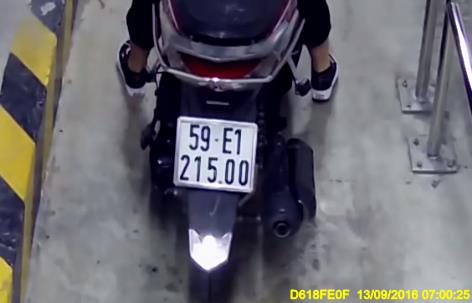
#> input picture license_plate/img.png, 472 x 303 px
$ python -i anpr.py   (imports and definitions only)   (older library calls are emulated)
#> lines starting #> are read from the running program, lines starting #| are printed output that depends on the picture; after the words box and inside, x2 and y2 are one past the last pixel; in counts of white or black regions, pixels touching at a corner belong together
# code by: Dao Tran Anh Tuan
# lưu ý: một số đoạn comment bằng tiếng việt là do chưa tìm được câu từ tiếng anh phù hợp
import numpy as np
import imutils
import cv2


class PyImageSearchANPR:
    def __init__(self, minAR=1.1, maxAR=1.6, minContourArea=1000, debug=False):
        # khởi tạo tham số
        self.minAR = minAR
        self.maxAR = maxAR
        self.minContourArea = minContourArea
        self.debug = debug

    def debug_imshow(self, title, image, waitKey=False):
        # nếu chọn chế độ debug thì hiển thị ảnh
        if self.debug:
            cv2.imshow(title, image)
            # check to see if we should wait for a keypress
            if waitKey:
                cv2.waitKey(0)

    def locate_license_plate_candidates(self, gray, keep=5):
        # perform a blackhat morphological operation that will allow
        # us to reveal dark regions (i.e., text) on light backgrounds
        # (i.e., the license plate itself)
        self.debug_imshow("Gray", gray)

        # tăng độ tương phản cho ảnh xám
        rectKern = cv2.getStructuringElement(cv2.MORPH_RECT, (13, 5))
        topHat = cv2.morphologyEx(gray, cv2.MORPH_TOPHAT, rectKern)
        blackHat = cv2.morphologyEx(gray, cv2.MORPH_BLACKHAT, rectKern)
        gray = cv2.add(gray, topHat)
        gray = cv2.subtract(gray, blackHat)
        self.debug_imshow("Top Hat", topHat)
        self.debug_imshow("Black hat", blackHat)
        self.debug_imshow("Subtract", gray)

        # next, find regions in the image that are light
        # tìm những vùng trong ảnh có màu sắc trắng
        squareKern = cv2.getStructuringElement(cv2.MORPH_CROSS, (3, 3))
        light = cv2.morphologyEx(gray, cv2.MORPH_CLOSE, squareKern)
        light = cv2.threshold(light, 0, 255,
                              cv2.THRESH_BINARY | cv2.THRESH_OTSU)[1]
        self.debug_imshow("Light Regions", light)
        # compute the Scharr gradient representation of the blackhat
        # image in the x-direction and then scale the result back to
        # the range [0, 255]
        gradX = cv2.Sobel(gray, ddepth=cv2.CV_32F,
                          dx=1, dy=0, ksize=-1)
        gradX = np.absolute(gradX)
        (minVal, maxVal) = (np.min(gradX), np.max(gradX))
        gradX = 255 * ((gradX - minVal) / (maxVal - minVal))
        gradX = gradX.astype("uint8")
        self.debug_imshow("Scharr", gradX)
        # blur the gradient representation, applying a closing
        # operation, and threshold the image using Otsu's method
        gradX = cv2.GaussianBlur(gradX, (5, 5), 0)
        gradX = cv2.morphologyEx(gradX, cv2.MORPH_CLOSE, rectKern)
        thresh = cv2.threshold(gradX, 0, 255,
                               cv2.THRESH_BINARY | cv2.THRESH_OTSU)[1]
        self.debug_imshow("Grad Thresh", thresh)
        # perform a series of erosions and dilations to clean up the
        # thresholded image
        thresh = cv2.erode(thresh, None, iterations=3) # 3
        thresh = cv2.dilate(thresh, None, iterations=3) # 3
        self.debug_imshow("Grad Erode/Dilate", thresh)
        # take the bitwise AND between the threshold result and the
        # light regions of the image
        thresh = cv2.bitwise_and(thresh, thresh, mask=light)
        self.debug_imshow("Grad Thresh & Light", thresh)
        thresh = cv2.dilate(thresh, None, iterations=3) # 3
        thresh = cv2.erode(thresh, None, iterations=1)  # 1
        self.debug_imshow("Final", thresh, waitKey=True)
        # find contours in the thresholded image and sort them by
        # their size in descending order, keeping only the largest
        # ones
        cnts = cv2.findContours(thresh.copy(), cv2.RETR_EXTERNAL,
                                cv2.CHAIN_APPROX_SIMPLE)
        cnts = imutils.grab_contours(cnts)
        cnts = sorted(cnts, key=cv2.contourArea, reverse=True)[:keep]

        return gray, cnts, thresh

    def locate_license_plate(self, gray, candidates):
        lpCnt = []

        if self.debug:
            img_BGR = cv2.cvtColor(gray, cv2.COLOR_GRAY2BGR)
            cnts = cv2.drawContours(img_BGR.copy(), candidates, -1, (0, 255, 0), 2)
            self.debug_imshow("Candidates", cnts)

        for c in candidates:
            # tính toán kích thước của contour
            (x, y, w, h) = cv2.boundingRect(c)
            ar = w / float(h)
            # print(ar)

            # kiểm tra kích thước contour có phù hợp không
            if self.minAR <= ar <= self.maxAR and w * h > self.minContourArea:
                lpCnt.append(c)

        return lpCnt

    def find_best_result_of_lp(self, image):
        # convert the input image to grayscale, locate all candidate
        # license plate regions in the image, and then process the
        gray = cv2.cvtColor(image, cv2.COLOR_BGR2GRAY)
        gray, candidates, thresh = self.locate_license_plate_candidates(gray)
        lpCnt = self.locate_license_plate(gray, candidates)
        if len(lpCnt) == 0:
            return [], []

        ROI_list = []
        for i in lpCnt:
            # hien thi vung bien so chinh xac nhat
            rect = cv2.minAreaRect(i)
            box = cv2.boxPoints(rect)
            box = np.int0(box)
            # cv2.drawContours(img, [box], -1, (0, 255, 0), 2)
            # cv2.imshow("Output", img)

            # cat anh de doc chu
            W = rect[1][0]
            H = rect[1][1]

            Xs = [i[0] for i in box]
            Ys = [i[1] for i in box]
            x1 = min(Xs)
            x2 = max(Xs)
            y1 = min(Ys)
            y2 = max(Ys)

            angle = rect[2]
            if angle > 45:
                angle -= 90

            # xoay ảnh
            center = ((x1 + x2) / 2, (y1 + y2) / 2)
            # Size of the upright rectangle bounding the rotated rectangle
            size = (x2 - x1, y2 - y1)
            M = cv2.getRotationMatrix2D((size[0] / 2, size[1] / 2), angle, 1.0)
            # Cropped upright rectangle
            cropped = cv2.getRectSubPix(gray, size, center)
            cropped = cv2.warpAffine(cropped, M, size)
            croppedW = H if H > W else W
            croppedH = H if H < W else W
            # Final cropped & rotated rectangle
            ROI = cv2.getRectSubPix(cropped, (int(croppedW), int(croppedH)), (size[0] / 2, size[1] / 2))
            ROI = imutils.resize(ROI, width=200)
            ROI_list.append(ROI)

        return lpCnt, ROI_list

>>> import cv2
>>> picture = cv2.imread('../license_plate/img.png')
#> picture is the input picture: shape (303, 472, 3); mean B, G, R 109.7, 103, 104.4
>>> result = PyImageSearchANPR().find_best_result_of_lp(picture)
#> in locate_license_plate_candidates, `light = cv2.threshold(light, 0, 255, cv2.THRESH_BINARY | cv2.THRESH_OT..`:
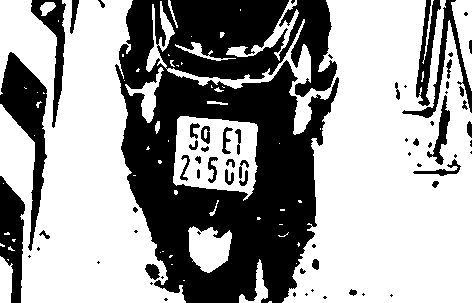
#> light: shape (303, 472); 62% white; 68 black regions (29 under 20 px), largest, box (x1, y1, x2, y2) and area: (115, 0, 339, 303) 42454, (0, 52, 47, 251) 3430, (0, 176, 25, 303) 2027
#> in locate_license_plate_candidates, `gradX = cv2.Sobel(gray, ddepth=cv2.CV_32F, dx=1, dy=0, ksize=-1)`:
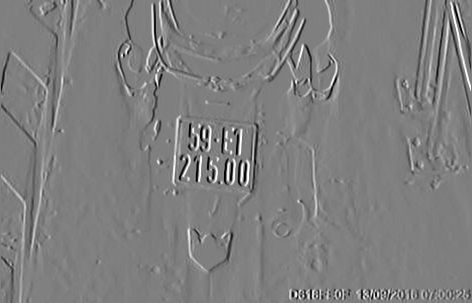
#> gradX: shape (303, 472) float32; min -4080, max 4080, mean -0.9; drawn with min black and max white
#> in locate_license_plate_candidates, `gradX = np.absolute(gradX)`:
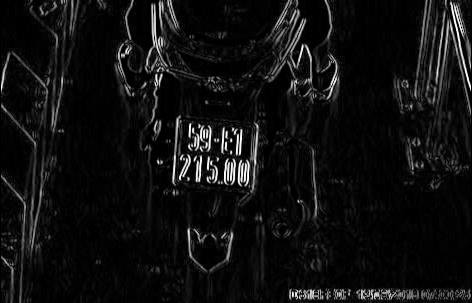
#> gradX: shape (303, 472) float32; min 0, max 4080, mean 264; drawn with min black and max white
#> in locate_license_plate_candidates, `(minVal, maxVal) = (np.min(gradX), np.max(gradX))`: minVal = 0; maxVal = 4080
#> in locate_license_plate_candidates, `thresh = cv2.threshold(gradX, 0, 255, cv2.THRESH_BINARY | cv2.THRESH_O..`: thresh: shape (303, 472); 14% white; 37 white regions (13 under 20 px), largest, box (x1, y1, x2, y2) and area: (156, 115, 259, 193) 4947, (395, 0, 472, 114) 3942, (265, 0, 340, 101) 2970
#> in locate_license_plate_candidates, `thresh = cv2.erode(thresh, None, iterations=3)`: thresh: shape (303, 472); 6.9% white; 22 white regions (8 under 20 px), largest, box (x1, y1, x2, y2) and area: (175, 125, 256, 184) 3772, (406, 7, 472, 106) 2387, (275, 0, 309, 69) 1121
#> in locate_license_plate_candidates, `thresh = cv2.dilate(thresh, None, iterations=3)`: thresh: shape (303, 472); 11.6% white; 21 white regions, largest, box (x1, y1, x2, y2) and area: (172, 122, 259, 187) 4756, (403, 0, 472, 109) 3661, (272, 0, 312, 72) 1829
#> in locate_license_plate_candidates, `thresh = cv2.bitwise_and(thresh, thresh, mask=light)`: thresh: shape (303, 472); 7.2% white; 63 white regions (28 under 20 px), largest, box (x1, y1, x2, y2) and area: (173, 124, 258, 187) 3327, (289, 289, 428, 300) 1287, (451, 2, 472, 91) 715
#> in locate_license_plate_candidates, `thresh = cv2.dilate(thresh, None, iterations=3)`: thresh: shape (303, 472); 16% white; 17 white regions, largest, box (x1, y1, x2, y2) and area: (170, 119, 261, 190) 5612, (400, 0, 472, 112) 4847, (269, 0, 342, 102) 3718
#> in locate_license_plate_candidates, `thresh = cv2.erode(thresh, None, iterations=1)`:
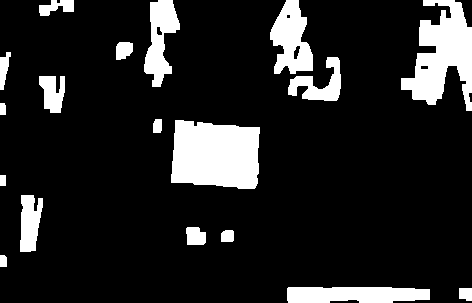
#> thresh: shape (303, 472); 14% white; 18 white regions
#> in locate_license_plate_candidates, `cnts = cv2.findContours(thresh.copy(), cv2.RETR_EXTERNAL, cv2.CHAIN_AP..`: cnts = 18 contours; largest, box (x1, y1, x2, y2) and area: (171, 120, 260, 189) 5130, (401, 0, 472, 111) 4120, (270, 0, 313, 74) 1982, (287, 287, 430, 303) 1911, (144, 0, 180, 87) 1632
#> in locate_license_plate_candidates, `cnts = sorted(cnts, key=cv2.contourArea, reverse=True)[:keep]`: cnts = 5 contours; box (x1, y1, x2, y2) and area: (171, 120, 260, 189) 5130, (401, 0, 472, 111) 4120, (270, 0, 313, 74) 1982, (287, 287, 430, 303) 1911, (144, 0, 180, 87) 1632
#> in find_best_result_of_lp, `gray, candidates, thresh = self.locate_license_plate_candidates(gray)`: candidates has the same summary as cnts in locate_license_plate_candidates
#> the loop in locate_license_plate, `for c in candidates:` made 5 passes
#> (x, y, w, h, ar) on passes 1 to 5: (171, 120, 89, 69, 1.29), (401, 0, 71, 111, 0.64), (270, 0, 43, 74, 0.581), (287, 287, 143, 16, 8.94), (144, 0, 36, 87, 0.414)
#> after the loop in locate_license_plate, `for c in candidates:`: lpCnt = 1 contour; box (x1, y1, x2, y2) and area: (171, 120, 260, 189) 5130
#> the loop in find_best_result_of_lp, `for i in lpCnt:` made 1 pass
#> (rect, box, W, H, Xs, Ys, x1, x2) on pass 1: (((215.8, 154.5), (62.82, 87.4), -84.88), [[256, 189], [169, 181], [175, 119], [262, 127]], 62.82, 87.4, [256, 169, 175, 262], [189, 181, 119, 127], 169, 262)
#> pass 1, in find_best_result_of_lp, `cropped = cv2.getRectSubPix(gray, size, center)`:
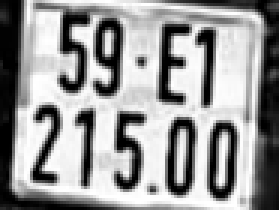
#> cropped: shape (70, 93) (shown 3 times larger); min 0, max 255, mean 152.2
#> pass 1, in find_best_result_of_lp, `cropped = cv2.warpAffine(cropped, M, size)`:
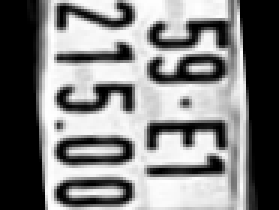
#> cropped: shape (70, 93) (shown 3 times larger); min 0, max 255, mean 127.2
#> pass 1, in find_best_result_of_lp, `ROI = imutils.resize(ROI, width=200)`:
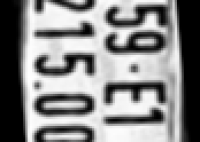
#> ROI: shape (142, 200); min 0, max 255, mean 134.4
#> after the loop in find_best_result_of_lp, `for i in lpCnt:`: ROI_list = 1 item

$ run again, on license_plate/0000_00532_b.jpg
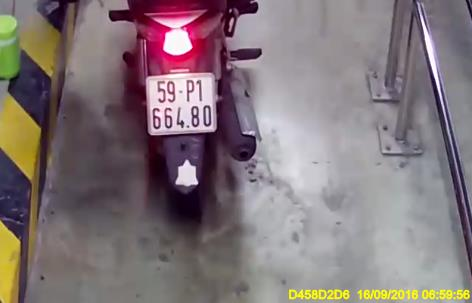
#> input picture license_plate/0000_00532_b.jpg, 472 x 303 px
#> picture is the input picture: shape (303, 472, 3); mean B, G, R 121.1, 118.2, 130.8
#> in locate_license_plate_candidates, `light = cv2.threshold(light, 0, 255, cv2.THRESH_BINARY | cv2.THRESH_OT..`:
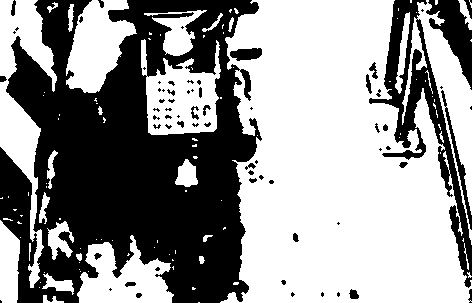
#> light: shape (303, 472); 58.3% white; 70 black regions (40 under 20 px), largest, box (x1, y1, x2, y2) and area: (0, 0, 262, 303) 49602, (369, 0, 472, 288) 6040, (426, 0, 472, 90) 1799
#> minVal = 0; maxVal = 4080
#> in locate_license_plate_candidates, `thresh = cv2.erode(thresh, None, iterations=1)`:
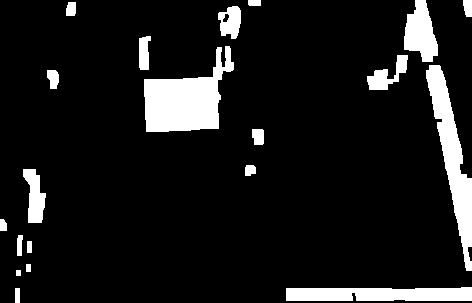
#> thresh: shape (303, 472); 10.4% white; 20 white regions
#> in locate_license_plate_candidates, `cnts = cv2.findContours(thresh.copy(), cv2.RETR_EXTERNAL, cv2.CHAIN_AP..`: cnts = 20 contours; largest, box (x1, y1, x2, y2) and area: (144, 46, 234, 132) 4088, (426, 65, 472, 271) 3102, (286, 287, 472, 301) 2166, (404, 0, 438, 62) 1306, (23, 169, 46, 223) 698
#> in locate_license_plate_candidates, `cnts = sorted(cnts, key=cv2.contourArea, reverse=True)[:keep]`: cnts = 5 contours; box (x1, y1, x2, y2) and area: (144, 46, 234, 132) 4088, (426, 65, 472, 271) 3102, (286, 287, 472, 301) 2166, (404, 0, 438, 62) 1306, (23, 169, 46, 223) 698
#> candidates has the same summary as cnts in locate_license_plate_candidates
#> the loop in locate_license_plate, `for c in candidates:` made 5 passes
#> (x, y, w, h, ar) on passes 1 to 5: (144, 46, 90, 86, 1.05), (426, 65, 46, 206, 0.223), (286, 287, 186, 14, 13.29), (404, 0, 34, 62, 0.548), (23, 169, 23, 54, 0.426)
#> after the loop in locate_license_plate, `for c in candidates:`: lpCnt = []
#> result = ([], [])

$ run again, on license_plate/0000_05696_b.jpg
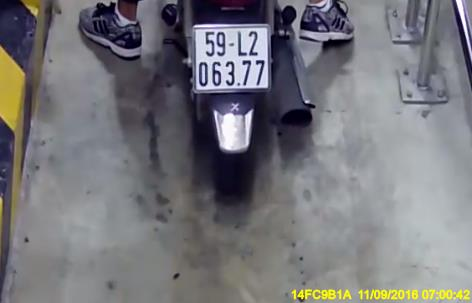
#> input picture license_plate/0000_05696_b.jpg, 472 x 303 px
#> picture is the input picture: shape (303, 472, 3); mean B, G, R 123.2, 118.6, 118.9
#> in locate_license_plate_candidates, `light = cv2.threshold(light, 0, 255, cv2.THRESH_BINARY | cv2.THRESH_OT..`:
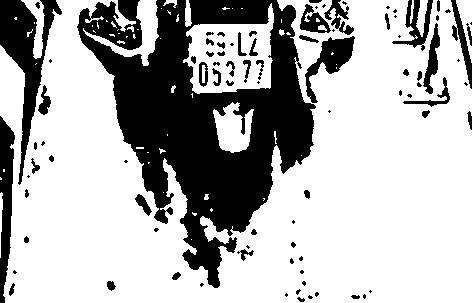
#> light: shape (303, 472); 70.3% white; 91 black regions (39 under 20 px), largest, box (x1, y1, x2, y2) and area: (77, 0, 316, 288) 30645, (0, 0, 62, 185) 3613, (0, 116, 15, 303) 1759
#> minVal = 0; maxVal = 4080
#> in locate_license_plate_candidates, `cnts = cv2.findContours(thresh.copy(), cv2.RETR_EXTERNAL, cv2.CHAIN_AP..`: cnts = 19 contours; largest, box (x1, y1, x2, y2) and area: (185, 0, 351, 92) 7039, (291, 287, 436, 303) 1859, (77, 0, 145, 41) 1172, (390, 0, 436, 37) 1130, (449, 0, 472, 86) 1101
#> in locate_license_plate_candidates, `cnts = sorted(cnts, key=cv2.contourArea, reverse=True)[:keep]`: cnts = 5 contours; box (x1, y1, x2, y2) and area: (185, 0, 351, 92) 7039, (291, 287, 436, 303) 1859, (77, 0, 145, 41) 1172, (390, 0, 436, 37) 1130, (449, 0, 472, 86) 1101
#> candidates has the same summary as cnts in locate_license_plate_candidates
#> the loop in locate_license_plate, `for c in candidates:` made 5 passes
#> (x, y, w, h, ar) on passes 1 to 5: (185, 0, 166, 92, 1.8), (291, 287, 145, 16, 9.06), (77, 0, 68, 41, 1.66), (390, 0, 46, 37, 1.24), (449, 0, 23, 86, 0.267)
#> after the loop in locate_license_plate, `for c in candidates:`: lpCnt = 1 contour; box (x1, y1, x2, y2) and area: (390, 0, 436, 37) 1130
#> the loop in find_best_result_of_lp, `for i in lpCnt:` made 1 pass
#> (rect, box, W, H, Xs, Ys, x1, x2) on pass 1: (((412.5, 18), (36, 45), -90), [[435, 36], [390, 36], [390, 0], [435, 0]], 36, 45, [435, 390, 390, 435], [36, 36, 0, 0], 390, 435)
#> pass 1, in find_best_result_of_lp, `ROI = imutils.resize(ROI, width=200)`:
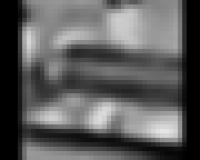
#> ROI: shape (160, 200); min 0, max 229, mean 91.5
#> after the loop in find_best_result_of_lp, `for i in lpCnt:`: ROI_list = 1 item

$ run again, on license_plate/0000_06886_b.jpg
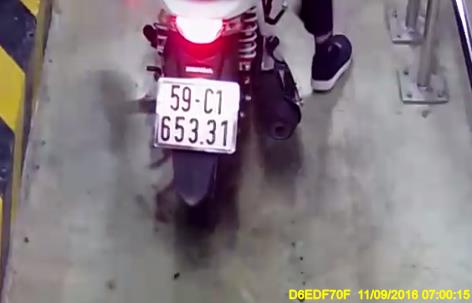
#> input picture license_plate/0000_06886_b.jpg, 472 x 303 px
#> picture is the input picture: shape (303, 472, 3); mean B, G, R 127.4, 121.7, 132.3
#> minVal = 0; maxVal = 4080
#> in locate_license_plate_candidates, `thresh = cv2.erode(thresh, None, iterations=1)`:
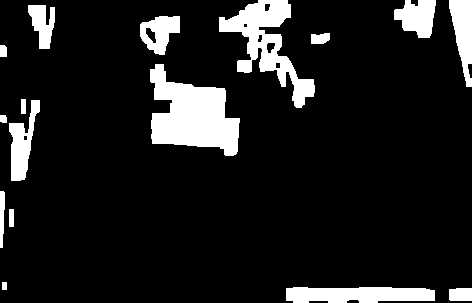
#> thresh: shape (303, 472); 11.9% white; 16 white regions
#> in locate_license_plate_candidates, `cnts = cv2.findContours(thresh.copy(), cv2.RETR_EXTERNAL, cv2.CHAIN_AP..`: cnts = 16 contours; largest, box (x1, y1, x2, y2) and area: (150, 64, 240, 156) 4782, (219, 0, 315, 108) 3469, (286, 287, 435, 303) 1907, (449, 0, 472, 87) 1138, (9, 100, 40, 181) 1122
#> in locate_license_plate_candidates, `cnts = sorted(cnts, key=cv2.contourArea, reverse=True)[:keep]`: cnts = 5 contours; box (x1, y1, x2, y2) and area: (150, 64, 240, 156) 4782, (219, 0, 315, 108) 3469, (286, 287, 435, 303) 1907, (449, 0, 472, 87) 1138, (9, 100, 40, 181) 1122
#> candidates has the same summary as cnts in locate_license_plate_candidates
#> the loop in locate_license_plate, `for c in candidates:` made 5 passes
#> (x, y, w, h, ar) on passes 1 to 5: (150, 64, 90, 92, 0.978), (219, 0, 96, 108, 0.889), (286, 287, 149, 16, 9.31), (449, 0, 23, 87, 0.264), (9, 100, 31, 81, 0.383)
#> after the loop in locate_license_plate, `for c in candidates:`: lpCnt = []
#> result = ([], [])
